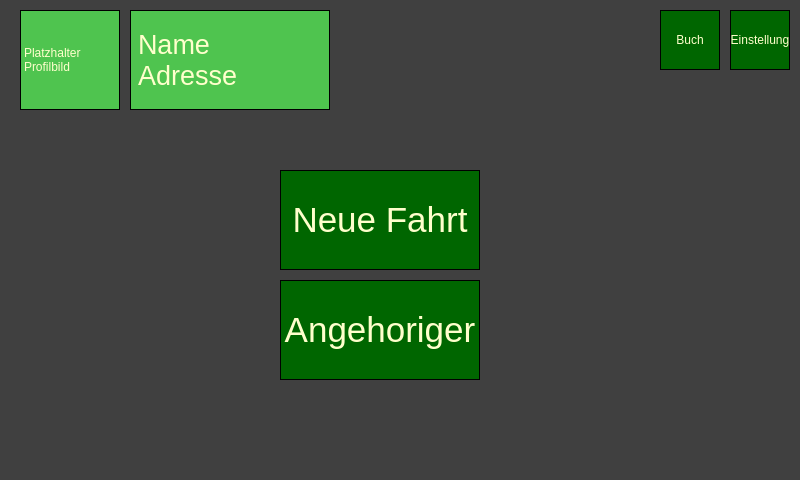
<?xml version="1.0" encoding="UTF-8"?>
<ui version="4.0">
 <class>MainWindow</class>
 <widget class="QMainWindow" name="MainWindow">
  <property name="geometry">
   <rect>
    <x>0</x>
    <y>0</y>
    <width>800</width>
    <height>480</height>
   </rect>
  </property>
  <property name="windowTitle">
   <string>MainWindow</string>
  </property>
  <property name="styleSheet">
   <string notr="true">QWidget{
	background-color: #404040;
	color: #00CC00}
QPushButton{
	color: #FFFFCC; 
	background-color: #006600;
	border-style: inset;
	border-color:black;
	border-width: 1px;}
QLabel{
	color: #FFFFCC;
	background-color: #4FC44F;
	border-style: inset;
	border-color:black;
	border-width: 1px;}</string>
  </property>
  <widget class="QWidget" name="centralwidget">
   <widget class="QPushButton" name="Neue_Fahrt">
    <property name="geometry">
     <rect>
      <x>280</x>
      <y>170</y>
      <width>200</width>
      <height>100</height>
     </rect>
    </property>
    <property name="font">
     <font>
      <pointsize>26</pointsize>
      <weight>50</weight>
      <bold>false</bold>
     </font>
    </property>
    <property name="text">
     <string>Neue Fahrt</string>
    </property>
   </widget>
   <widget class="QPushButton" name="Angehoriger">
    <property name="geometry">
     <rect>
      <x>280</x>
      <y>280</y>
      <width>200</width>
      <height>100</height>
     </rect>
    </property>
    <property name="font">
     <font>
      <pointsize>26</pointsize>
      <weight>50</weight>
      <bold>false</bold>
     </font>
    </property>
    <property name="text">
     <string>Angehoriger</string>
    </property>
   </widget>
   <widget class="QLabel" name="Profilbild">
    <property name="geometry">
     <rect>
      <x>20</x>
      <y>10</y>
      <width>100</width>
      <height>100</height>
     </rect>
    </property>
    <property name="text">
     <string>Platzhalter Profilbild</string>
    </property>
    <property name="wordWrap">
     <bool>true</bool>
    </property>
   </widget>
   <widget class="QLabel" name="Daten_Mitarbeiter">
    <property name="geometry">
     <rect>
      <x>130</x>
      <y>10</y>
      <width>200</width>
      <height>100</height>
     </rect>
    </property>
    <property name="font">
     <font>
      <pointsize>20</pointsize>
     </font>
    </property>
    <property name="text">
     <string>Name
Adresse</string>
    </property>
   </widget>
   <widget class="QPushButton" name="Einstellung">
    <property name="geometry">
     <rect>
      <x>730</x>
      <y>10</y>
      <width>60</width>
      <height>60</height>
     </rect>
    </property>
    <property name="text">
     <string>Einstellung</string>
    </property>
   </widget>
   <widget class="QPushButton" name="Buch">
    <property name="geometry">
     <rect>
      <x>660</x>
      <y>10</y>
      <width>60</width>
      <height>60</height>
     </rect>
    </property>
    <property name="text">
     <string>Buch</string>
    </property>
   </widget>
  </widget>
  <widget class="QMenuBar" name="menubar">
   <property name="geometry">
    <rect>
     <x>0</x>
     <y>0</y>
     <width>800</width>
     <height>28</height>
    </rect>
   </property>
  </widget>
  <widget class="QStatusBar" name="statusbar"/>
 </widget>
 <resources/>
 <connections/>
</ui>
